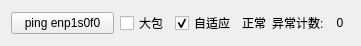
    <widget class="QWidget" name="horizontalLayoutWidget">
     <property name="geometry">
      <rect>
       <x>0</x>
       <y>270</y>
       <width>361</width>
       <height>31</height>
      </rect>
     </property>
     <layout class="QHBoxLayout" name="horizontalLayout">
      <item>
       <widget class="QPushButton" name="pushButton_2">
        <property name="sizePolicy">
         <sizepolicy hsizetype="Minimum" vsizetype="Fixed">
          <horstretch>100</horstretch>
          <verstretch>0</verstretch>
         </sizepolicy>
        </property>
        <property name="minimumSize">
         <size>
          <width>100</width>
          <height>0</height>
         </size>
        </property>
        <property name="maximumSize">
         <size>
          <width>188</width>
          <height>16777215</height>
         </size>
        </property>
        <property name="styleSheet">
         <string notr="true">font: 8pt &quot;Ubuntu&quot;;</string>
        </property>
        <property name="text">
         <string>ping enp1s0f0</string>
        </property>
       </widget>
      </item>
      <item>
       <widget class="QCheckBox" name="checkBox_bigpack1">
        <property name="styleSheet">
         <string notr="true">font: 8pt &quot;Ubuntu&quot;;</string>
        </property>
        <property name="text">
         <string>大包</string>
        </property>
       </widget>
      </item>
      <item>
       <widget class="QCheckBox" name="checkBox_adap1">
        <property name="styleSheet">
         <string notr="true">font: 8pt &quot;Ubuntu&quot;;</string>
        </property>
        <property name="text">
         <string>自适应</string>
        </property>
        <property name="checked">
         <bool>true</bool>
        </property>
       </widget>
      </item>
      <item>
       <widget class="QLabel" name="label_ping_stat1">
        <property name="styleSheet">
         <string notr="true">font: 8pt &quot;Ubuntu&quot;;</string>
        </property>
        <property name="text">
         <string>正常</string>
        </property>
       </widget>
      </item>
      <item>
       <widget class="QLabel" name="label_65">
        <property name="styleSheet">
         <string notr="true">font: 8pt &quot;Ubuntu&quot;;</string>
        </property>
        <property name="text">
         <string>异常计数:</string>
        </property>
       </widget>
      </item>
      <item>
       <widget class="QLabel" name="label_ping_err1">
        <property name="minimumSize">
         <size>
          <width>20</width>
          <height>0</height>
         </size>
        </property>
        <property name="styleSheet">
         <string notr="true">font: 8pt &quot;Ubuntu&quot;;</string>
        </property>
        <property name="text">
         <string>0</string>
        </property>
        <property name="alignment">
         <set>Qt::AlignCenter</set>
        </property>
       </widget>
      </item>
     </layout>
    </widget>
